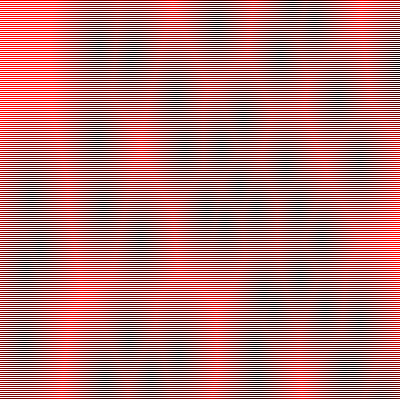
Frame 1 (no input)
Frame 2 (the mouse pressed at the canvas centre, redrawn once): identical to frame 1, image omitted

The p5.js sketch that drew this single still picture (run headless with seeded random() and noise() and a simulated clock; the mouse was pressed at the canvas centre and the sketch redrawn once):

// p5.js sketch
// ── sketch.js
let noiseVar;
let points = [];
let distance = [];
let numPoints = 75;

function setup() {
  createCanvas(400, 400);
  for (let i = 0; i < numPoints; i++)
  {
    points[i] = createVector(random(width), random(height));
  }
}

function draw() {
  //background(220);
  
  noLoop();
  
  loadPixels();
  pixelDensity(1);
  for (let x = 0; x < width; x++)
  {
     for(let y = 0; y < height; y++)
     {
       for (let p = 0; p < numPoints; p++)
       {
         distance[p] = dist(x, y, points[p].x, points[p].y);
       }
       let n = 0;
       let sorted = sort(distance);
       let noiseVal = map(sorted[n],0,50,0,255);
       let index = x +  y * width * 2 ;
       let noiseVar = color(noiseVal,0,0);
       pixels[index * 4] = red(noiseVar);
       pixels[index * 4 + 1] = green(noiseVar);
       pixels[index * 4 + 2] = blue(noiseVar);
       pixels[index * 4 + 3] = alpha(noiseVar); 
       
     }
  }

  updatePixels();
  
  /*
  for (let i = 0; i < numPoints; i++)
  {
    stroke(0,255,0);
    strokeWeight(3);
    point(points[i].x, points[i].y);
  }
  */


}
